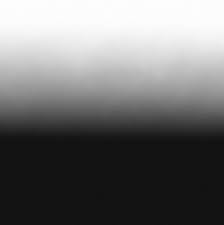
#> input picture image_processing/grad.jpeg, 224 x 225 px
$ python gradient.py
#> lines starting #> are read from the running program, lines starting #| are printed output that depends on the picture; after the words box and inside, x2 and y2 are one past the last pixel; in counts of white or black regions, pixels touching at a corner belong together

import cv2
import numpy

droopy = cv2.imread("grad.jpeg")
#> droopy is the input picture: shape (225, 224, 3); min 17, max 253, mean 114.5
cv2.imshow("ORIGINAL", droopy)


robingray = cv2.cvtColor(droopy, cv2.COLOR_BGR2GRAY)
cv2.imshow("GRAY", robingray)

#TRUNK - SAY THE VALUE IS SET TO 63, THEN THE GRADIENT CHANGES GRADUALLY UPTO 63, THEREAFTER ITS CONSTANT, SET TO 63
thresh1 = cv2.threshold(robingray, 10, 255, cv2.THRESH_BINARY)[1]
#> thresh1: shape (225, 224); every value is 255
thresh2 = cv2.threshold(robingray, 127, 255, cv2.THRESH_BINARY_INV)[1]
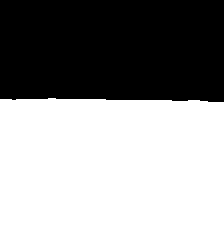
#> thresh2: shape (225, 224); 55.7% white; 1 black region, box (x1, y1, x2, y2) and area: (0, 0, 224, 102) 22346
thresh3 = cv2.threshold(robingray, 127, 255, cv2.THRESH_TOZERO)[1]
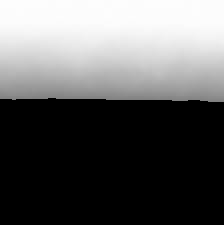
#> thresh3: shape (225, 224); min 0, max 253, mean 94.6
thresh4 = cv2.threshold(robingray, 127, 255, cv2.THRESH_TOZERO_INV)[1]
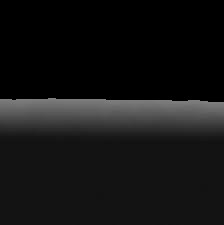
#> thresh4: shape (225, 224); min 0, max 127, mean 19.9
thresh5 = cv2.threshold(robingray, 127, 255, cv2.THRESH_TRUNC)[1]
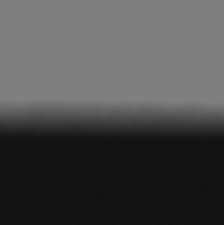
#> thresh5: shape (225, 224); min 17, max 127, mean 76.2
thresh6 = cv2.adaptiveThreshold(robingray, 255, cv2.ADAPTIVE_THRESH_MEAN_C, cv2.THRESH_BINARY, 11, 2)
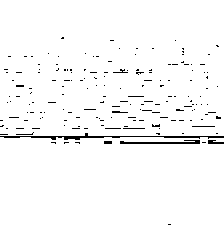
#> thresh6: shape (225, 224); 97.3% white; black in thin lines or dots, all inside (x1, y1, x2, y2) = (0, 37, 224, 225)
thresh7 = cv2.adaptiveThreshold(robingray, 255, cv2.ADAPTIVE_THRESH_GAUSSIAN_C, cv2.THRESH_BINARY, 11, 2)
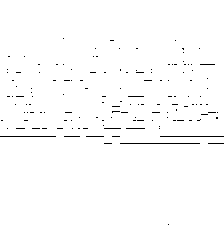
#> thresh7: shape (225, 224); 98.7% white; black in thin lines or dots, all inside (x1, y1, x2, y2) = (0, 38, 224, 225)


cv2.imshow("thresh1", thresh1)
cv2.imshow("thresh2", thresh2)
cv2.imshow("thresh3", thresh3)
cv2.imshow("thresh4", thresh4)
cv2.imshow("thresh5", thresh5)
cv2.imshow("thresh6", thresh6)
cv2.imshow("thresh7", thresh7)

cv2.waitKey(0)

#ADAPTIVE CALCULATES THE THRESHOLD AUTOMATICALLY AND ADJUSTS THE SAME AS PER THE IMAGE, THUS THE IMAGE IS NOT LOST.
